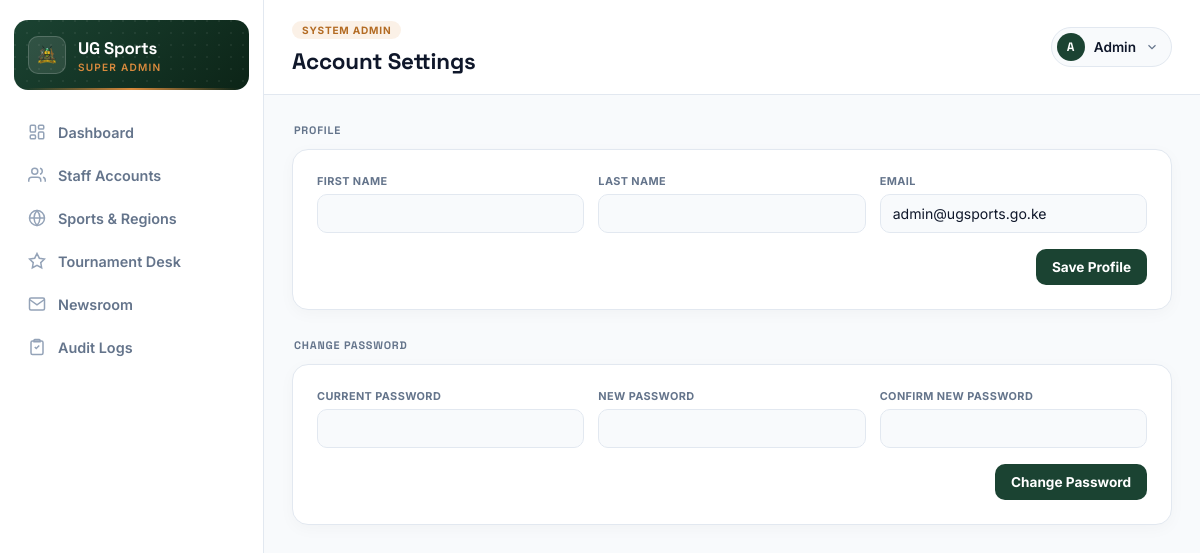
The page /accounts/account/settings/ (signed in) on the database its author committed.
### accounts/models.py (models this page shows, shortened)
class User(AbstractUser):
    class Role(models.TextChoices):
        SYSTEM_ADMIN = 'system_admin', 'System Admin'
        COUNTY_ICT_OFFICER = 'county_ict', 'County ICT Officer'
        SUB_COUNTY_ADMIN = 'sub_county_admin', 'Sub-County Admin'
        WARD_ADMIN = 'ward_admin', 'Ward Admin'
        TEAM_MANAGER = 'team_manager', 'Team Manager'
    role = models.CharField(max_length=20, choices=Role.choices)
    sub_county = models.ForeignKey(
        SubCounty, on_delete=models.PROTECT, null=True, blank=True, related_name='admins'
    )
    ward = models.ForeignKey(
        Ward, on_delete=models.PROTECT, null=True, blank=True, related_name='admins'
    )
    phone_number = models.CharField(max_length=20, blank=True)

### accounts/views.py (the view, shortened to what this page needs)
# urls.py: path('account/settings/', views.account_settings, name='account_settings'),
@superadmin_admin_required
@login_required(login_url='login_admin')
def account_settings(request):
    profile_form = ProfileForm(instance=request.user)
    password_form = PasswordChangeForm(user=request.user)
    return render(request, 'superadmin_account_settings.html', {
        'profile_form': profile_form,
        'password_form': password_form,
        'active_nav': 'settings',
    })

### accounts/forms.py
class ProfileForm(forms.ModelForm):
    class Meta:
        model = User
        fields = ['first_name', 'last_name', 'email']

### accounts/templates/superadmin_account_settings.html (shortened to what this page needs)
{% extends "superadmin_base.html" %}
{% block page_eyebrow %}{{ request.user.get_role_display }}{% endblock %}
{% block page_title %}Account Settings{% endblock %}
{% block content %}
<div class="group-header-row">
    <h3 class="group-header">Profile</h3>
</div>
<div class="group" style="padding:24px; margin-bottom:24px;">
    <form method="post">
        <div class="form-grid-columns">
            <div class="form-field-box">
                <label>First Name</label>
                {{ profile_form.first_name }}
            </div>
            <div class="form-field-box">
                <label>Last Name</label>
                {{ profile_form.last_name }}
            </div>
            <div class="form-field-box">
                <label>Email</label>
                {{ profile_form.email }}
            </div>
        </div>
        <div class="form-actions">
            <button type="submit" class="btn-primary">Save Profile</button>
        </div>
    </form>
</div>
<div class="group-header-row">
    <h3 class="group-header">Change Password</h3>
</div>
<div class="group" style="padding:24px;">
    <form method="post">
        <div class="form-grid-columns">
            <div class="form-field-box">
                <label>Current Password</label>
                {{ password_form.old_password }}
            </div>
            <div class="form-field-box">
                <label>New Password</label>
                {{ password_form.new_password1 }}
            </div>
            <div class="form-field-box">
                <label>Confirm New Password</label>
                {{ password_form.new_password2 }}
            </div>
        </div>
        <div class="form-actions">
            <button type="submit" class="btn-primary">Change Password</button>
        </div>
    </form>
</div>
{% endblock %}

### accounts/templates/superadmin_base.html (shortened to what this page needs)
{% load static %}
<!DOCTYPE html>
<html lang="en">
<head>
</head>
<body>
<div class="dashboard-wrapper">
    <aside class="sidebar" id="sidebar">
        <div class="sidebar-brand">
            <div class="sidebar-crest"><img src="{% static 'UG_LOGO.png' %}" alt="Logo"></div>
            <div class="sidebar-title">
                <h1>UG Sports</h1>
                <p>Super Admin</p>
            </div>
        </div>
        <nav>
            <ul class="nav-menu">
                <li><a href="{% url 'dashboard_admin' %}" class="nav-item {% if active_nav == 'dashboard' %}active{% endif %}">
                    <svg viewBox="0 0 24 24"><rect x="3" y="3" width="7" height="9" rx="1.5"/><rect x="14" y="3" width="7" height="5" rx="1.5"/><rect x="14" y="12" width="7" height="9" rx="1.5"/><rect x="3" y="16" width="7" height="5" rx="1.5"/></svg>
                    Dashboard
                </a></li>
                <li><a href="{% url 'staff_accounts' %}" class="nav-item {% if active_nav == 'staff' %}active{% endif %}">
                    <svg viewBox="0 0 24 24"><path d="M17 21v-2a4 4 0 0 0-4-4H5a4 4 0 0 0-4 4v2"/><circle cx="9" cy="7" r="4"/><path d="M23 21v-2a4 4 0 0 0-3-3.87"/><path d="M16 3.13a4 4 0 0 1 0 7.75"/></svg>
                    Staff Accounts
                </a></li>
                <li><a href="{% url 'sports_regions' %}" class="nav-item {% if active_nav == 'regions' %}active{% endif %}">
                    <svg viewBox="0 0 24 24"><circle cx="12" cy="12" r="10"/><line x1="2" y1="12" x2="22" y2="12"/><path d="M12 2a15.3 15.3 0 0 1 4 10 15.3 15.3 0 0 1-4 10 15.3 15.3 0 0 1-4-10 15.3 15.3 0 0 1 4-10z"/></svg>
                    Sports &amp; Regions
                </a></li>
                <li><a href="{% url 'tournament_desk' %}" class="nav-item {% if active_nav == 'tournaments' %}active{% endif %}">
                    <svg viewBox="0 0 24 24"><path d="M12 2l3.09 6.26L22 9.27l-5 4.87 1.18 6.88L12 17.77l-6.18 3.25L7 14.14 2 9.27l6.91-1.01L12 2z"/></svg>
                    Tournament Desk
                </a></li>
                <li><a href="{% url 'newsroom' %}" class="nav-item {% if active_nav == 'news' %}active{% endif %}">
                    <svg viewBox="0 0 24 24"><path d="M4 4h16c1.1 0 2 .9 2 2v12c0 1.1-.9 2-2 2H4c-1.1 0-2-.9-2-2V6c0-1.1.9-2 2-2z"/><polyline points="22,6 12,13 2,6"/></svg>
                    Newsroom
                </a></li>
                <li><a href="{% url 'audit_log' %}" class="nav-item {% if active_nav == 'audit' %}active{% endif %}">
                    <svg viewBox="0 0 24 24"><path d="M9 2h6a1 1 0 0 1 1 1v2H8V3a1 1 0 0 1 1-1z"/><path d="M6 4h12a2 2 0 0 1 2 2v14a2 2 0 0 1-2 2H6a2 2 0 0 1-2-2V6a2 2 0 0 1 2-2z"/><path d="M9 12l2 2 4-4"/></svg>
                    Audit Logs
                </a></li>
            </ul>
        </nav>
    </aside>
    <main class="main-viewport">
        <header class="top-header-bar">
            <div>
                <div class="eyebrow">{% block page_eyebrow %}Overview{% endblock %}</div>
                <h2>{% block page_title %}Dashboard{% endblock %}</h2>
            </div>
            <div class="header-right">
                <div class="user-pill">
                    <button class="user-pill-trigger" onclick="toggleUserDropdown()">
                        <span class="user-avatar">{{ "A" }}</span>
                        <span class="user-label">{{"Admin" }}</span>
                        <svg viewBox="0 0 24 24" fill="none" stroke-width="2"><polyline points="6 9 12 15 18 9"/></svg>
                    </button>
                </div>
            </div>
        </header>
        <div class="content-area">
            {% block content %}{% endblock %}
        </div>
    </main>
</div>
</body>
</html>

### rows shown on the page
User: user.role "SYSTEM ADMIN", username "Admin", email "admin@ugsports.go.ke"

### other values the page prints
{{ "A" }} "A"
